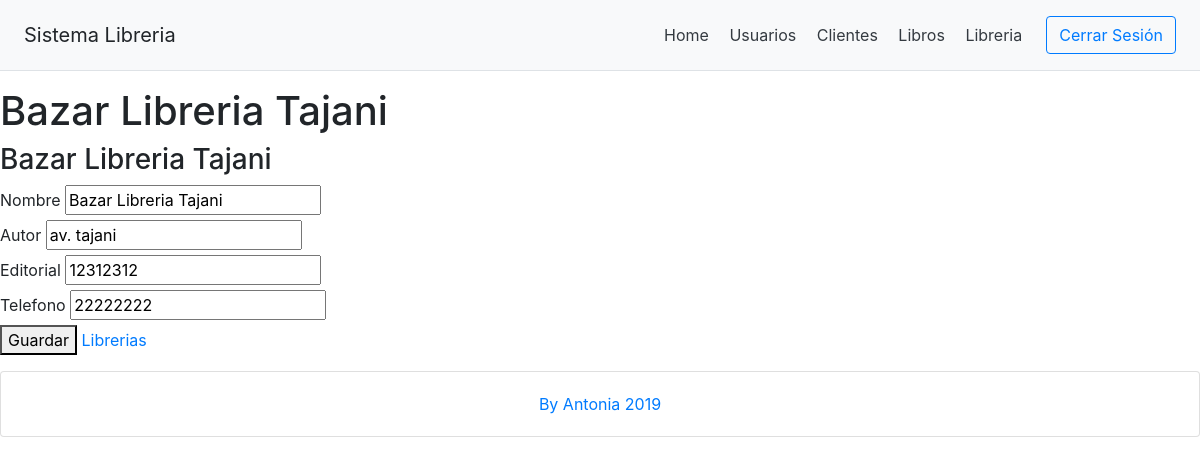
/?c=Libreria&a=Crud&id=1, run on the app's committed database.
### tables this page shows
CREATE TABLE `libreria` (
  `id` int(11) NOT NULL AUTO_INCREMENT,
  `nombre` varchar(50) DEFAULT NULL,
  `direccion` varchar(100) DEFAULT NULL,
  `nit` int(11) DEFAULT NULL,
  `telefono` int(11) DEFAULT NULL,
  PRIMARY KEY (`id`)
);

### controllers/libreria.controller.php (called while the page is built, shortened)
<?php
require_once 'models/libreria.php';
class LibreriaController{
    private $model;
    public function __CONSTRUCT(){
        $this->model = new Libreria();
    }
    public function Crud(){
        $alm = new Libreria();
        if(isset($_REQUEST['id'])){
            $alm = $this->model->Obtener($_REQUEST['id']);
        }
        require_once 'views/header.php';
        require_once 'views/libreria/libreria-editar.php';
        require_once 'views/footer.php';
    }
}

### models/database.php (called while the page is built)
<?php
class Database{
    public static function StartUp()
    {
        $pdo = new  PDO('mysql:host=localhost;dbname=mvc_pdo_crud;charset=utf8','root','');
        $pdo->setAttribute(PDO::ATTR_ERRMODE, PDO::ERRMODE_EXCEPTION);
        return $pdo;
    }
}

### models/libreria.php (called while the page is built, shortened)
<?php
class Libreria
{
    private $pdo;
public function __CONSTRUCT()
{
    try
    {
        $this->pdo = Database::StartUP();
    }
    catch(Exception $e)
     {
        die($e->getMessage());
    }
}
public function Obtener($id)
{
    try
    {
        $stm = $this->pdo
              ->prepare("SELECT * FROM libreria WHERE id = ?");
        $stm->execute(array($id));
        return $stm->fetch(PDO::FETCH_OBJ);
    }catch(Exception $e)
    {
        die($e->getMessage());
    }
}
}

### views/libreria/libreria-editar.php (the view, shortened to what this page needs)
<h1>
   <?php echo $alm->id != null ? $alm->nombre : 'Nuevo Registro'; ?>
</h1>
<h3>
    <?php echo $alm->id != null ? $alm->nombre : 'Nuevo Registro'; ?>
    </h3>
   <form action="?c=Libreria&a=Guardar" method="post">
    <label>Nombre</label>
    <input type="text" name="Nombre" value="<?php echo $alm->nombre;?>" placeholder="Ingrese su Nombre"/><br>
    <label>Autor</label>
    <input type="text" name="Direccion" value="<?php echo $alm->direccion;?>" placeholder="Ingrese su Direccion"/><br>
    <label>Editorial</label>
    <input type="text" name="Nit" value="<?php echo $alm->nit;?>" placeholder="Ingrese su Nit"/><br>
    <label>Telefono</label>
    <input type="text" name="Telefono" value="<?php echo $alm->telefono;?>" placeholder="Ingrese su Telefono"/><br>
     <hrm />
     <div>
       <button>Guardar</button>
       <a href="?c=Libreria">Librerias</a>
       </div>
   </form>

### data on the page
libreria: nombre "Bazar Libreria Tajani", Nombre "Bazar Libreria Tajani", Direccion "av. tajani", Nit "12312312", Telefono "22222222"
